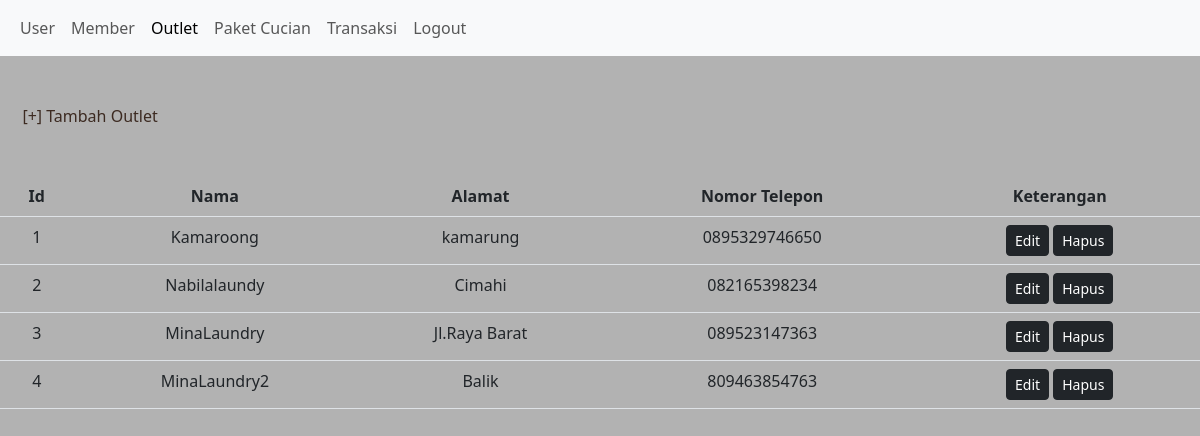
The app's page /admin/outlet.php with its own data.
### tables this page shows
CREATE TABLE `tb_outlet_ismi` (
  `id_outlet` int(11) NOT NULL,
  `nama_outlet` varchar(100) NOT NULL,
  `alamat` text NOT NULL,
  `tlp` varchar(15) NOT NULL
);

### admin/outlet.php (the view, shortened to what this page needs)
<!DOCTYPE html>
<html lang="en">
<head>
    <link rel="stylesheet" href="../assets/bootstrap-5.3.0-alpha1-dist/css/bootstrap.min.css">
</head>
<body>
    <nav class="navbar navbar-expand-lg bg-body-tertiary">
        <div class="container-fluid">
            <div class="collapse navbar-collapse" id="navbarNavAltMarkup">
                <div class="navbar-nav">
                    <a class="nav-link" aria-current="page" href="user.php">User</a>
                    <a class="nav-link" href="member.php">Member</a>
                    <a class="nav-link active" href="outlet.php">Outlet</a>
                    <a class="nav-link" href="paket.php">Paket Cucian</a>
                    <a class="nav-link" href="transaksi.php">Transaksi</a>
                    <a class="nav-link" href="../logout.php">Logout</a>
                </div>
            </div>
        </div>
    </nav><br>
    <br>
    <?php
    include '../koneksi.php';
    $sql = "SELECT * FROM tb_outlet_ismi";
    $role = mysqli_query($conn, $sql);
    ?>
    <nav>
        <a href="outlet_tambah.php" style="margin-left: 1.4rem;">[+] Tambah Outlet</a>
    </nav>
    <br><br>
    <center>
        <table class="table">
            <thead>
                <tr>
                    <th>Id</th>
                    <th>Nama</th>
                    <th>Alamat</th>
                    <th>Nomor Telepon</th>
                    <th>Keterangan</th>
                </tr>
            </thead>
            <tbody>
                <?php foreach ($role as $row) : ?>
                    <tr>
                        <td><?= $row["id_outlet"]; ?></td>
                        <td><?= $row["nama_outlet"]; ?></td>
                        <td><?= $row["alamat"]; ?></td>
                        <td><?= $row["tlp"]; ?></td>
                        <td>
                            <a href="outlet_edit.php?id=<?= $row['id_outlet']; ?>" class="btn btn-dark btn-sm" title="Update">Edit</a>
                            <a href="outlet_hapus.php?id=<?= $row['id_outlet']; ?>" class="btn btn-dark btn-sm" oneclick="return confirm ('yakin?');"> Hapus</a>
                        </td>
                    </tr>
                <?php endforeach; ?>
            </tbody>
        </table>
    </center>
</body>
</html>

### admin/outlet.php (style rules this page uses)
body { background-color: #B2B2B2; color: #3C2A21; }
nav a { text-decoration: none; color: #3C2A21; }
table { text-align: center; }

### records on screen
tb_outlet_ismi: id_outlet "1", nama_outlet "Kamaroong", alamat "kamarung", tlp "0895329746650"
tb_outlet_ismi: id_outlet "2", nama_outlet "Nabilalaundy", alamat "Cimahi", tlp "082165398234"
tb_outlet_ismi: id_outlet "3", nama_outlet "MinaLaundry", alamat "Jl.Raya Barat", tlp "089523147363"
tb_outlet_ismi: id_outlet "4", nama_outlet "MinaLaundry2", alamat "Balik", tlp "809463854763"
